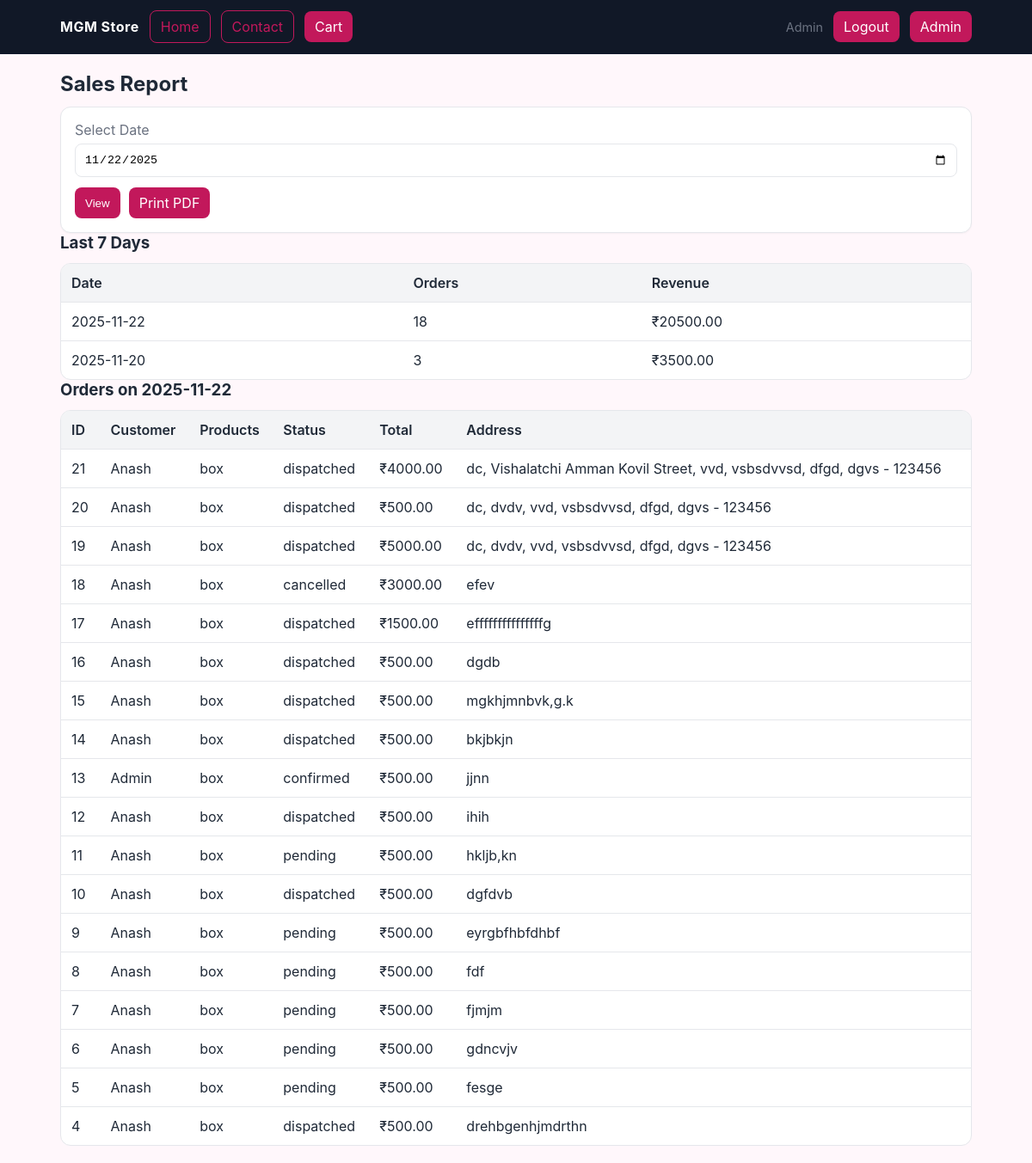
Page /admin/sales-report (signed in) on the committed database.
### tables this page shows
CREATE TABLE users (
            id INTEGER PRIMARY KEY AUTOINCREMENT,
            name TEXT,
            email TEXT UNIQUE,
            phone TEXT UNIQUE,
            password_hash TEXT,
            role TEXT,
            created_at TEXT
        );

CREATE TABLE orders (
            id INTEGER PRIMARY KEY AUTOINCREMENT,
            customer_id INTEGER,
            status TEXT,
            total REAL,
            created_at TEXT, shipping_address TEXT, door_no TEXT, street TEXT, landmark TEXT, place TEXT, district TEXT, state TEXT, alt_mobile TEXT, pincode TEXT,
            FOREIGN KEY(customer_id) REFERENCES users(id)
        );

### app.py (the view)
@app.route("/admin/sales-report")
def sales_report():
    if not require_role("admin"):
        return redirect(url_for("admin_login"))
    d = request.args.get("date")
    conn = get_db()
    cur = conn.cursor()
    cur.execute("SELECT date(created_at) as d, COUNT(*) as orders, SUM(total) as revenue FROM orders GROUP BY date(created_at) ORDER BY d DESC LIMIT 7")
    summary = cur.fetchall()
    selected = d or (summary[0]["d"] if summary else None)
    orders = []
    if selected:
        cur.execute(
            """
            SELECT o.*, u.name AS customer_name,
                   (
                     SELECT GROUP_CONCAT(p.name, ', ')
                     FROM order_items oi
                     LEFT JOIN products p ON p.id = oi.product_id
                     WHERE oi.order_id = o.id
                   ) AS product_names
            FROM orders o
            LEFT JOIN users u ON u.id = o.customer_id
            WHERE date(o.created_at) = ?
            ORDER BY o.id DESC
            """,
            (selected,),
        )
        orders = cur.fetchall()
    conn.close()
    return render_template("sales_report.html", summary=summary, selected=selected, orders=orders)

### app.py (called while the page is built)
def get_db():
    conn = sqlite3.connect(DB_PATH)
    conn.row_factory = sqlite3.Row
    return conn

def current_user():
    uid = session.get("user_id")
    if not uid:
        return None
    conn = get_db()
    cur = conn.cursor()
    cur.execute("SELECT * FROM users WHERE id=?", (uid,))
    u = cur.fetchone()
    conn.close()
    return u

def require_role(role):
    u = current_user()
    return u and u["role"] == role

@app.context_processor
def inject_user():
    return {"user": current_user()}

@app.before_request
def ensure_db():
    init_db()

### templates/sales_report.html
{% extends 'base.html' %}
{% block content %}
<h2 class="section-title">Sales Report</h2>
<div class="card">
  <form method="get">
    <div class="field">
      <label>Select Date</label>
      <input type="date" name="date" value="{{ selected }}">
    </div>
    <div class="actions"><button class="btn" type="submit">View</button><a class="btn" href="#" onclick="window.print(); return false;">Print PDF</a></div>
  </form>
</div>
<h3 class="section-title">Last 7 Days</h3>
<table class="table">
  <tr><th>Date</th><th>Orders</th><th>Revenue</th></tr>
  {% for s in summary %}
  <tr>
    <td>{{ s['d'] }}</td>
    <td>{{ s['orders'] }}</td>
    <td>₹{{ '%.2f'|format(s['revenue'] or 0) }}</td>
  </tr>
  {% endfor %}
</table>
{% if orders and orders|length %}
<h3 class="section-title">Orders on {{ selected }}</h3>
<table class="table">
  <tr><th>ID</th><th>Customer</th><th>Products</th><th>Status</th><th>Total</th><th>Address</th></tr>
  {% for o in orders %}
  <tr>
    <td>{{ o['id'] }}</td>
    <td>{{ o['customer_name'] }}</td>
    <td>{{ o['product_names'] or '—' }}</td>
    <td>{{ o['status'] }}</td>
    <td>₹{{ '%.2f'|format(o['total']) }}</td>
    <td>{{ o['shipping_address'] }}</td>
  </tr>
  {% endfor %}
</table>
{% endif %}
{% endblock %}

### templates/base.html (shortened to what this page needs)
<!doctype html>
<html>
<head>
    <link rel="stylesheet" href="{{ url_for('static', filename='styles.css') }}">
    {% set is_admin = user and user['role']=='admin' %}
</head>
<body>
<header class="header">
    <nav class="nav">
        <a href="{{ url_for('index') }}" class="logo">MGM Store</a>
        <a href="{{ url_for('index') }}" class="btn btn-outline">Home</a>
        <a href="{{ url_for('contact') }}" class="btn btn-outline">Contact</a>
        <a href="{{ url_for('view_cart') }}" class="btn">Cart{% if session.get('cart') %} <span class="badge">{{ (session.get('cart')|length) }}</span>{% endif %}</a>
        {% if user %}
            <span class="meta">{{ user['name'] }}</span>
            <a href="{{ url_for('logout') }}" class="btn">Logout</a>
        {% else %}
            <a href="{{ url_for('signup') }}" class="btn btn-outline">Signup</a>
            <a href="{{ url_for('login') }}" class="btn">Login</a>
        {% endif %}
        {% if is_admin %}
            <a href="{{ url_for('admin_dashboard') }}" class="btn">Admin</a>
        {% endif %}
    </nav>
    </header>
<div class="container">
    {% block content %}{% endblock %}
</div>
</body>
</html>

### static/styles.css (style rules this page uses)
:root { --primary:#c2185b; --primary-dark:#9c154a; --danger:#d32f2f; --bg:#fff7fb; --text:#1f2937; --muted:#6b7280; --border:#e5e7eb; --card:#ffffff; }
* { box-sizing:border-box }
html,body { height:100% }
body { margin:0;font-family:Inter,system-ui,Arial,sans-serif;color:var(--text);background:var(--bg) }
.header { position:sticky;top:0;background:#111827;color:#fff;border-bottom:1px solid #0f172a;z-index:10 }
.nav { display:flex;align-items:center;gap:12px;padding:12px 20px;max-width:1100px;margin:0 auto;flex-wrap:wrap }
.nav a.logo { font-weight:700;color:#fff;text-decoration:none;letter-spacing:.5px }
.container { max-width:1100px;margin:0 auto;padding:20px }
.btn { display:inline-block;padding:8px 12px;border-radius:8px;background:var(--primary);color:#fff;text-decoration:none;border:none;cursor:pointer;transition:.2s }
.btn-outline { background:transparent;color:var(--primary);border:1px solid var(--primary) }
.card { background:var(--card);border:1px solid var(--border);border-radius:12px;padding:16px;box-shadow:0 1px 2px rgba(0,0,0,0.04) }
.meta { color:var(--muted);font-size:.9rem }
.table { width:100%;border-collapse:separate;border-spacing:0;background:var(--card);border:1px solid var(--border);border-radius:12px;overflow:hidden }
.table th,.table td { padding:12px;border-bottom:1px solid var(--border) }
.table th { background:#f3f4f6;text-align:left;font-weight:600 }
.table tr:last-child td { border-bottom:none }
.field { margin-bottom:12px }
.field label { display:block;margin-bottom:6px;color:var(--muted) }
.field input,.field textarea,.field select { width:100%;padding:10px;border:1px solid var(--border);border-radius:8px;background:#fff }
.actions { display:flex;gap:10px;margin-top:8px }
.section-title { margin:0 0 12px }

### rows in the picture
users: name "Admin"
orders: id "21", customer_name "Anash", o "box", status "dispatched", total "4000.00", shipping_address "dc, Vishalatchi Amman Kovil Street, vvd, vsbsdvvsd, dfgd, dgvs - 123456"
orders: id "20", customer_name "Anash", o "box", status "dispatched", total "500.00", shipping_address "dc, dvdv, vvd, vsbsdvvsd, dfgd, dgvs - 123456"
orders: id "19", customer_name "Anash", o "box", status "dispatched", total "5000.00", shipping_address "dc, dvdv, vvd, vsbsdvvsd, dfgd, dgvs - 123456"
orders: id "18", customer_name "Anash", o "box", status "cancelled", total "3000.00", shipping_address "efev"
orders: id "17", customer_name "Anash", o "box", status "dispatched", total "1500.00", shipping_address "efffffffffffffffg"
orders: id "16", customer_name "Anash", o "box", status "dispatched", total "500.00", shipping_address "dgdb"
orders: id "15", customer_name "Anash", o "box", status "dispatched", total "500.00", shipping_address "mgkhjmnbvk,g.k"
orders: id "14", customer_name "Anash", o "box", status "dispatched", total "500.00", shipping_address "bkjbkjn"
orders: id "13", customer_name "Admin", o "box", status "confirmed", total "500.00", shipping_address "jjnn"
orders: id "12", customer_name "Anash", o "box", status "dispatched", total "500.00", shipping_address "ihih"
orders: id "11", customer_name "Anash", o "box", status "pending", total "500.00", shipping_address "hkljb,kn"
orders: id "10", customer_name "Anash", o "box", status "dispatched", total "500.00", shipping_address "dgfdvb"
orders: id "9", customer_name "Anash", o "box", status "pending", total "500.00", shipping_address "eyrgbfhbfdhbf"
orders: id "8", customer_name "Anash", o "box", status "pending", total "500.00", shipping_address "fdf"
orders: id "7", customer_name "Anash", o "box", status "pending", total "500.00", shipping_address "fjmjm"
orders: id "6", customer_name "Anash", o "box", status "pending", total "500.00", shipping_address "gdncvjv"
orders: id "5", customer_name "Anash", o "box", status "pending", total "500.00", shipping_address "fesge"
orders: id "4", customer_name "Anash", o "box", status "dispatched", total "500.00", shipping_address "drehbgenhjmdrthn"

### other values in the picture
{{ s['d'] }} "2025-11-22" "2025-11-20"
{{ s['orders'] }} "18" "3"
{{ '%.2f'|format(s['revenue'] or 0) }} "20500.00" "3500.00"
{{ selected }} "2025-11-22"
